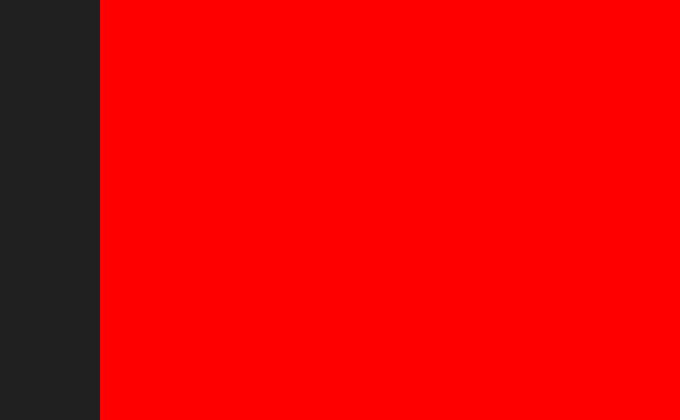
Frame 1 (no input)
Frame 60 (the mouse pressed at the canvas centre just before this capture): identical to frame 1, image omitted
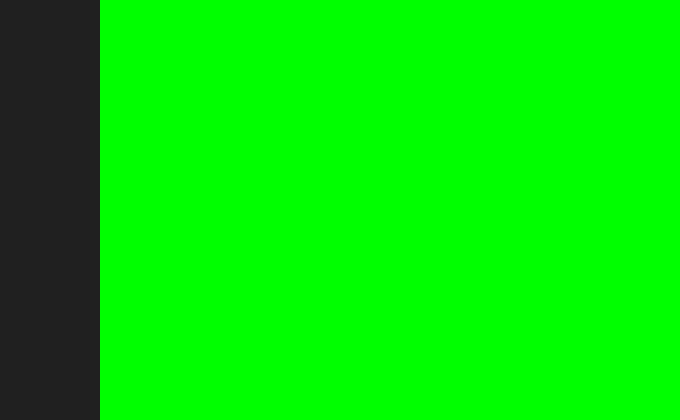
Frame 120 (the mouse held since frame 60 and released just before this capture)

The Processing sketch that drew these frames (run headless with seeded random() and noise(); from frame 60 on, the mouse is pressed at the canvas centre):

// Processing sketch: sketch_02_03_RegionsA
// ── sketch_02_03_RegionsA.pde
// An example of buttons is also available at
// https://processing.org/examples/button.html

// 1. An int is short for integer. It is a primitive data type
//    in Java designed to hold whole numbers that have no
//    decimal point. You can name your integer variable whatever
//    you want, so I've named this one 'x1'.
int x1 = 100;

void setup() {
  size(680, 420);
  background(32);
  noStroke();
  
  // 2. There are four rectMode possibilities:
  //    CENTER treats w/2 and h/2 as the rectangle's pivot / registration point,
  //           and draws -w/2, +w/2, -h/2, +h/2 dimensions from there.
  //    CORNER (default) treats the top left corner as the rectangle's pivot
  //                     and draws w and h dimensions from there.
  //    CORNERS draws the top left corner and the bottom right corner.
  //    RADIUS treats w/2 and h/2 as the rectangle's pivot / registration point,
  //           and draws -w, +w, -h, +h dimensions from there.
  rectMode(CORNERS);
}

void draw() {
  background(32);
  
  // 3. Remember graphing linear inequalities in math class?
  //    This is the same idea. the if() { } else { } syntax
  //    checks to see if a condition is true or false, and
  //    performs one action if so, another if not. The condition
  //    in this case is whether the mouse's x-position, mouseX
  //    is greater than x1, the same variable used later to 
  //    draw the button's left side. You can use println() to
  //    debug if you are unsure whether or not the condition
  //    your writing code for ever gets met or not.
  println(mouseX > x1);
  
  // 4. The equality operator is '==' because '=' is already used
  //    for the assignment operator. The inequality operator is '!='.
  //    You do not have to explicitly say mouseX > x1 != false, or
  //    the below, you can just say mouseX > x1.
  if(mouseX > x1 == true) {
    fill(0, 255, 0);
  } else {
    fill(255, 0, 0);
  }
  rect(x1, 0, width, height);
}
